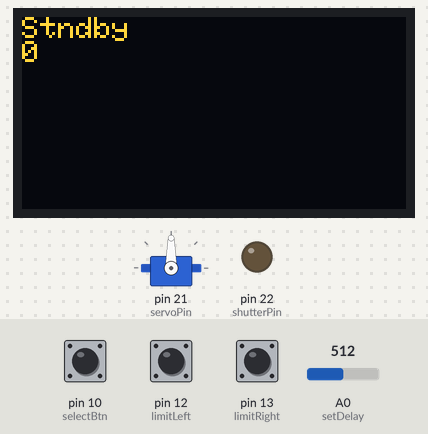
The sketch below on a simulated Arduino Mega 2560, built with avr-gcc and run on an emulated ATmega2560. Shown: servo, 128×64 one-colour display, output pins drawn as LEDs (lit = HIGH). Inputs (shaded band) come from the test bench; at power-on: pin 10 (selectBtn) LOW, pin 12 (limitLeft) LOW, pin 13 (limitRight) LOW, A0 (setDelay) = 512. The OLED is the two-colour kind (top 16 rows yellow); the display library's start-up logo is not drawn; what the sketch prints to the serial monitor is not drawn.

Above: at 3.2 s.
3.3 s: pin 10 (selectBtn) pulled HIGH for 1.25 s
At 4.9 s:
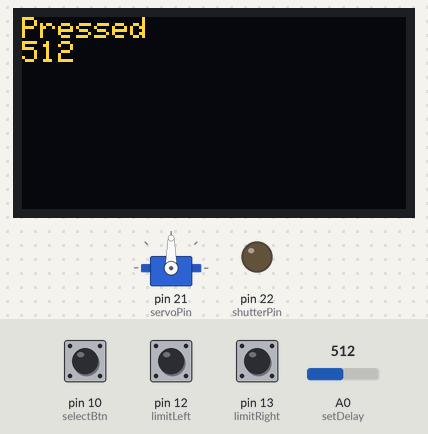
6.6 s: pin 10 (selectBtn) pulled HIGH for 3.2 s
Timing chart, 0 to 9.6 s (numbered marks = the images above; inputs shaded):
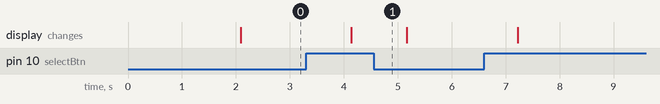

The sketch:

CameraSlider.ino
```cpp
/*********************************************************************
Motorized Camera Slider For Timelapse
*********************************************************************/

#include <SPI.h>
#include <Wire.h>
#include <Adafruit_GFX.h>
#include <Adafruit_SSD1306.h>
#include <Servo.h>


//display prefs
#define OLED_RESET 4
#define NUMFLAKES 10
#define XPOS 0
#define YPOS 1
#define DELTAY 2
#define LOGO16_GLCD_HEIGHT 16
#define LOGO16_GLCD_WIDTH  16
Adafruit_SSD1306 display(OLED_RESET);


Servo slideServo;


//outputs
int shutterPin = 22; //fire camera
int servoPin = 21;


//inputs
int setDelay = A0; //potentiometer analog read
int selectBtn = 10; //select button
int moveBtn = 11; //move display cursor
int limitLeft = 12; //left limit switch
int limitRight = 13; //right limit switch
char direction = 1; // '1' is right and '-1' is left;


//variables
int buttonState = LOW;
int lastButtonState = LOW;
int pictureCount = 0;


long lastDebounceTime = 0;  // the last time the output pin was toggled
long debounceDelay = 50;    // the debounce time; increase if the output flickers


void setup()   {
  Serial.begin(9600);
  slideServo.attach(servoPin);

  // by default, we'll generate the high voltage from the 3.3v line internally! (neat!)
  display.begin(SSD1306_SWITCHCAPVCC, 0x3C);  // initialize with the I2C addr 0x3D (for the 128x64)
  display.display();
  delay(2000);
  display.clearDisplay();


  pinMode(selectBtn, INPUT);
  pinMode(limitLeft, INPUT);
  pinMode(limitRight, INPUT);
  pinMode(shutterPin, OUTPUT);


}


void loop() {
  //check if slide has reached end
  int left = digitalRead(limitLeft);
  int right = digitalRead(limitRight);

  if(left || right) {
    direction = direction * -1;
  }


  int buttonState = digitalRead(selectBtn);
  int pictureDelay = analogRead(setDelay);


  if(buttonState == HIGH) {
    Serial.println("Button Pressed");
    displayText(pictureDelay, "Pressed");
    if(pictureDelay > 800) {
      digitalWrite(shutterPin, HIGH);
    }
  }
  else {
    displayText(0, "Stndby");
    digitalWrite(shutterPin, LOW);
  }
}


void displayText(int picDelay, char message[]) {
  display.setTextSize(1);
  display.setTextColor(WHITE);
  display.setCursor(0,0);
  display.println(message);
  display.println(picDelay);
  display.display();
  delay(1000);
  display.clearDisplay();
}


void takePicture() {

}


void slideCamera() {
  int moveVal = 90 + (direction * 5);
  slideServo.write(moveVal);
  delay(100);
  slideServo.write(90); //sets speed back to zero
}


void rotateCamera() {

}


void debounce(int reading) {
    if (reading != lastButtonState) {
    // reset the debouncing timer
    lastDebounceTime = millis();
  }
  if ((millis() - lastDebounceTime) > debounceDelay) {
    // whatever the reading is at, it's been there for longer
    // than the debounce delay, so take it as the actual current state:

    // if the button state has changed:
    if (reading != buttonState) {
      buttonState = reading;

      // only toggle the LED if the new button state is HIGH
      if (buttonState == HIGH) {
//        ledState = !ledState;
      }
    }
  }
}
```

Measured:
- after the input at 3.3 s, the display: changes after 0.84 s (image 1)
